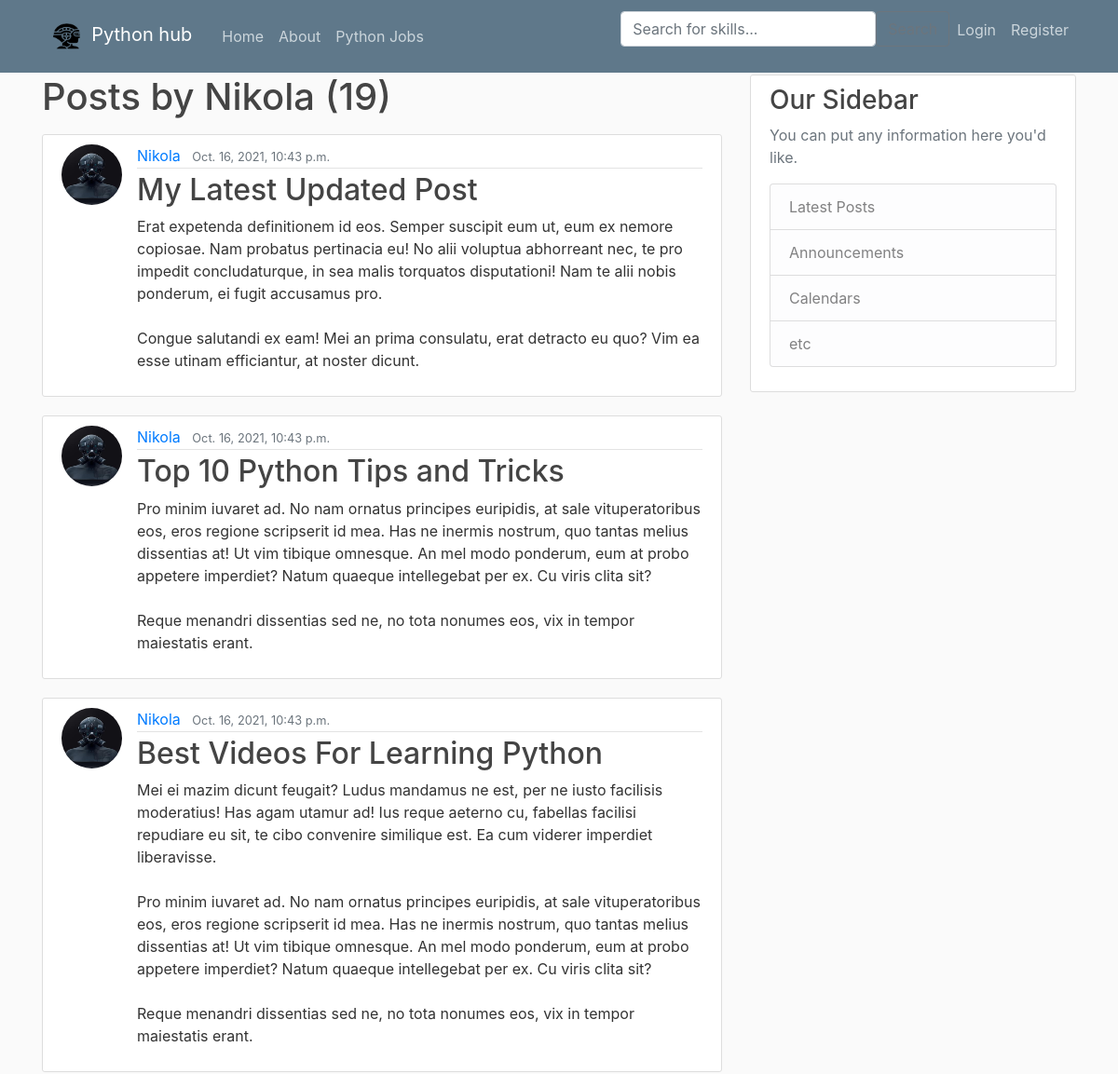
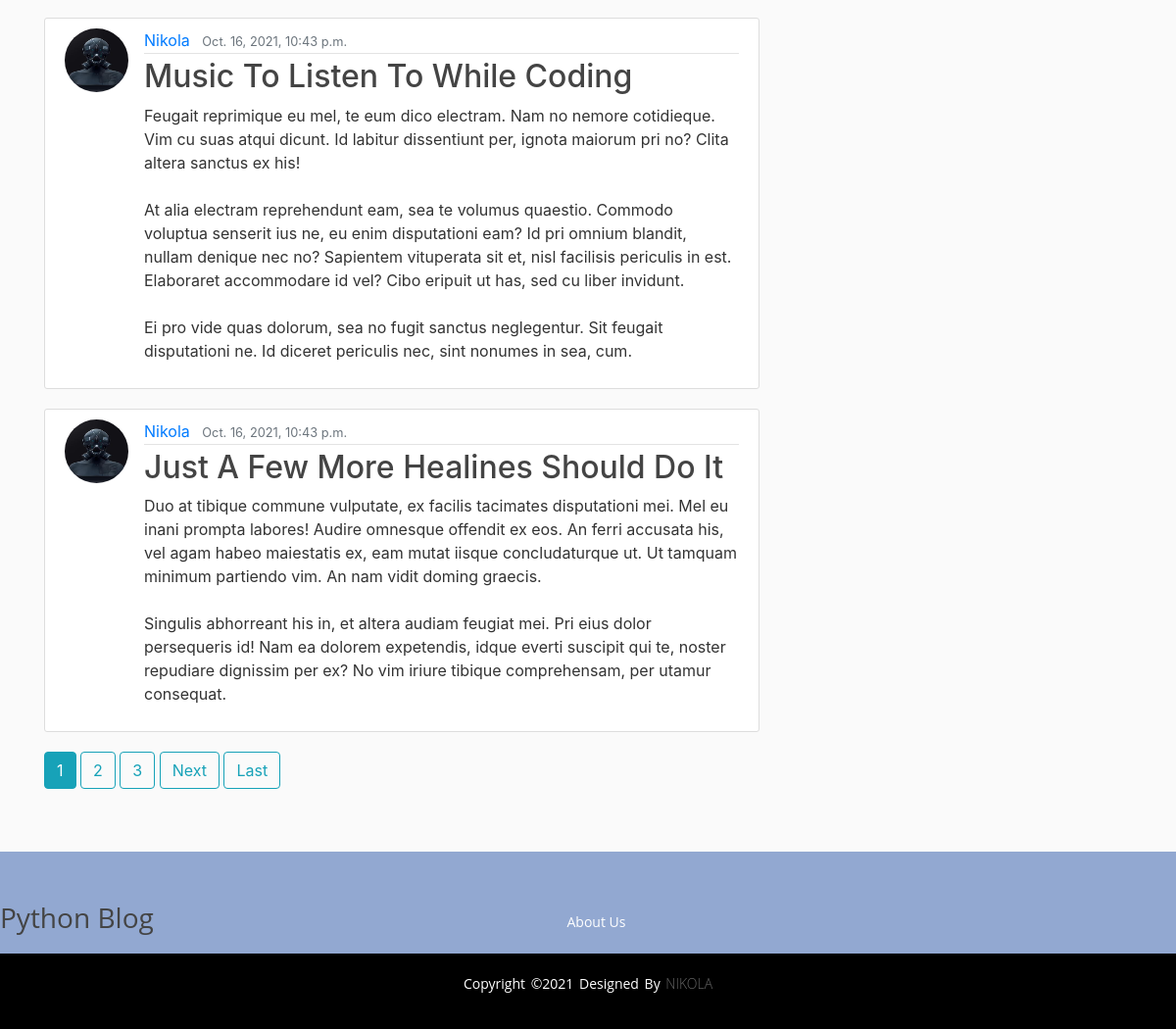
Page /user/Nikola on the committed database (2 pictures, top to bottom).
### blog/models.py (models this page shows, shortened)
class Post(models.Model):
    title = models.CharField(max_length=100)
    content = models.TextField()
    date_posted = models.DateTimeField(default=timezone.now)
    author = models.ForeignKey(User, on_delete=models.CASCADE)

### users/models.py (models this page shows, shortened)
class Profile(models.Model):
    user = models.OneToOneField(User, on_delete=models.CASCADE)
    image = models.ImageField(default='default.jpg', upload_to='profile_pics')

### blog/views.py (the view)
# urls.py: path('user/<str:username>', UserPostListView.as_view(), name='user-posts'),
class UserPostListView(ListView):
    model = Post
    template_name = 'blog/user_posts.html'  # <app>/<model>_<viewtype>.html
    context_object_name = 'posts'
    paginate_by = 5
    def get_queryset(self):
        user = get_object_or_404(User, username=self.kwargs.get('username'))
        return Post.objects.filter(author=user).order_by('-date_posted')

### blog/templates/blog/user_posts.html (shortened to what this page needs)
{% extends "blog/base.html" %}
{% block content %}
    <h1 class="mb-3">Posts by {{ view.kwargs.username }} ({{ page_obj.paginator.count }})</h1>
    {% for post in posts %}
        <article class="media content-section">
          <img class ="rounded-circle article-img" src="{{ post.author.profile.image.url }}">
          <div class="media-body">
            <div class="article-metadata">
              <a class="mr-2" href="{% url 'user-posts' post.author.username %}">{{ post.author }}</a>
              <small class="text-muted">{{ post.date_posted }}</small>
            </div>
            <h2><a class="article-title" href="{% url 'post-detail' post.id %}">{{ post.title }}</a></h2>
            <p class="article-content">{{ post.content }}</p>
          </div>
        </article>
    {% endfor %}
 {% if is_paginated %}
      {% for num in page_obj.paginator.page_range %}
        {% if page_obj.number == num %}
          <a class="btn btn-info mb-4" href="?page={{ num }}">{{ num }}</a>
        {% elif num > page_obj.number|add:'-3' and num < page_obj.number|add:'3' %}
          <a class="btn btn-outline-info mb-4" href="?page={{ num }}">{{ num }}</a>
        {% endif %}
      {% endfor %}
      {% if page_obj.has_next %}
        <a class="btn btn-outline-info mb-4" href="?page={{ page_obj.next_page_number }}">Next</a>
        <a class="btn btn-outline-info mb-4" href="?page={{ page_obj.paginator.num_pages }}">Last</a>
      {% endif %}
    {% endif %}
{% endblock content %}

### static/css/main.css (style rules this page uses)
body { background: #fafafa; color: #333333; margin-top: 5rem; }
h1, h2, h3, h4, h5, h6 { color: #444444; }
.content-section { background: #ffffff; padding: 10px 20px; border: 1px solid #dddddd; border-radius: 3px; margin-bottom: 20px; }
.article-title { color: #444444; }
.article-content { white-space: pre-line; }
.article-img { height: 65px; width: 65px; margin-right: 16px; }
.article-metadata { padding-bottom: 1px; margin-bottom: 4px; border-bottom: 1px solid #e3e3e3 }

### rows in the picture
Post: author.profile.image (picture), author "Nikola", date_posted "Oct. 16, 2021, 10:43 p.m.", title "My Latest Updated Post", content "Erat expetenda definitionem id eos. Semper suscipit eum ut, eum ex nemore copiosae. Nam probatus pertinacia eu! No alii voluptua abhorreant nec, te pro impedit concludaturque, in sea malis torquatos disputationi! Nam te alii nobis ponderum, ei fugit accusamus pro. Congue salutandi ex eam! Mei an prima consulatu, erat detracto eu quo? Vim ea esse utinam efficiantur, at noster dicunt."
Post: author.profile.image (picture), author "Nikola", date_posted "Oct. 16, 2021, 10:43 p.m.", title "Top 10 Python Tips and Tricks", content "Pro minim iuvaret ad. No nam ornatus principes euripidis, at sale vituperatoribus eos, eros regione scripserit id mea. Has ne inermis nostrum, quo tantas melius dissentias at! Ut vim tibique omnesque. An mel modo ponderum, eum at probo appetere imperdiet? Natum quaeque intellegebat per ex. Cu viris clita sit? Reque menandri dissentias sed ne, no tota nonumes eos, vix in tempor maiestatis erant."
Post: author.profile.image (picture), author "Nikola", date_posted "Oct. 16, 2021, 10:43 p.m.", title "Best Videos For Learning Python", content "Mei ei mazim dicunt feugait? Ludus mandamus ne est, per ne iusto facilisis moderatius! Has agam utamur ad! Ius reque aeterno cu, fabellas facilisi repudiare eu sit, te cibo convenire similique est. Ea cum viderer imperdiet liberavisse. Pro minim iuvaret ad. No nam ornatus principes euripidis, at sale vituperatoribus eos, eros regione scripserit id mea. Has ne inermis nostrum, quo tantas melius dissentias at! Ut vim tibique omnesque. An mel modo ponderum, eum at probo appetere imperdiet? Natum quaeque intellegebat per ex. Cu viris clita sit? Reque menandri dissentias sed ne, no tota nonumes eos, vix in tempor maiestatis erant."
Post: author.profile.image (picture), author "Nikola", date_posted "Oct. 16, 2021, 10:43 p.m.", title "Music To Listen To While Coding", content "Feugait reprimique eu mel, te eum dico electram. Nam no nemore cotidieque. Vim cu suas atqui dicunt. Id labitur dissentiunt per, ignota maiorum pri no? Clita altera sanctus ex his! At alia electram reprehendunt eam, sea te volumus quaestio. Commodo voluptua senserit ius ne, eu enim disputationi eam? Id pri omnium blandit, nullam denique nec no? Sapientem vituperata sit et, nisl facilisis periculis in est. Elaboraret accommodare id vel? Cibo eripuit ut has, sed cu liber invidunt. Ei pro vide quas dolorum, sea no fugit sanctus neglegentur. Sit feugait disputationi ne. Id diceret periculis nec, sint nonumes in sea, cum."
Post: author.profile.image (picture), author "Nikola", date_posted "Oct. 16, 2021, 10:43 p.m.", title "Just A Few More Healines Should Do It", content "Duo at tibique commune vulputate, ex facilis tacimates disputationi mei. Mel eu inani prompta labores! Audire omnesque offendit ex eos. An ferri accusata his, vel agam habeo maiestatis ex, eam mutat iisque concludaturque ut. Ut tamquam minimum partiendo vim. An nam vidit doming graecis. Singulis abhorreant his in, et altera audiam feugiat mei. Pri eius dolor persequeris id! Nam ea dolorem expetendis, idque everti suscipit qui te, noster repudiare dignissim per ex? No vim iriure tibique comprehensam, per utamur consequat."

### other values in the picture
{{ view.kwargs.username }} "Nikola"
{{ page_obj.paginator.count }} "19"
{{ num }} "1"
{{ num }} "2" "3"
